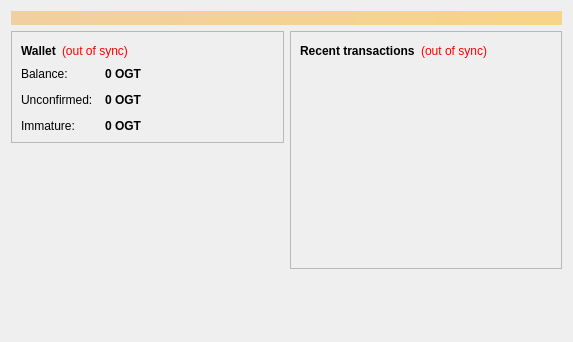
<?xml version="1.0" encoding="UTF-8"?>
<ui version="4.0">
 <class>OverviewPage</class>
 <widget class="QWidget" name="OverviewPage">
  <property name="geometry">
   <rect>
    <x>0</x>
    <y>0</y>
    <width>573</width>
    <height>342</height>
   </rect>
  </property>
  <property name="windowTitle">
   <string>Form</string>
  </property>
  <layout class="QVBoxLayout" name="topLayout">
   <item>
    <widget class="QLabel" name="labelAlerts">
     <property name="visible">
      <bool>false</bool>
     </property>
     <property name="styleSheet">
      <string notr="true">background-color: qlineargradient(x1: 0, y1: 0, x2: 1, y2: 0, stop:0 #F0D0A0, stop:1 #F8D488); color:#000000;</string>
     </property>
     <property name="wordWrap">
      <bool>true</bool>
     </property>
     <property name="margin">
      <number>3</number>
     </property>
    </widget>
   </item>
   <item>
    <layout class="QHBoxLayout" name="horizontalLayout" stretch="1,1">
     <item>
      <layout class="QVBoxLayout" name="verticalLayout_2">
       <item>
        <widget class="QFrame" name="frame">
         <property name="frameShape">
          <enum>QFrame::StyledPanel</enum>
         </property>
         <property name="frameShadow">
          <enum>QFrame::Raised</enum>
         </property>
         <layout class="QVBoxLayout" name="verticalLayout_4">
          <item>
           <layout class="QHBoxLayout" name="horizontalLayout_4">
            <item>
             <widget class="QLabel" name="label_5">
              <property name="font">
               <font>
                <weight>75</weight>
                <bold>true</bold>
               </font>
              </property>
              <property name="text">
               <string>Wallet</string>
              </property>
             </widget>
            </item>
            <item>
             <widget class="QLabel" name="labelWalletStatus">
              <property name="toolTip">
               <string>The displayed information may be out of date. Your wallet automatically synchronizes with the Ojetecoin network after a connection is established, but this process has not completed yet.</string>
              </property>
              <property name="styleSheet">
               <string notr="true">QLabel { color: red; }</string>
              </property>
              <property name="text">
               <string notr="true">(out of sync)</string>
              </property>
              <property name="alignment">
               <set>Qt::AlignLeading|Qt::AlignLeft|Qt::AlignVCenter</set>
              </property>
             </widget>
            </item>
            <item>
             <spacer name="horizontalSpacer_2">
              <property name="orientation">
               <enum>Qt::Horizontal</enum>
              </property>
              <property name="sizeHint" stdset="0">
               <size>
                <width>40</width>
                <height>20</height>
               </size>
              </property>
             </spacer>
            </item>
           </layout>
          </item>
          <item>
           <layout class="QFormLayout" name="formLayout_2">
            <property name="fieldGrowthPolicy">
             <enum>QFormLayout::AllNonFixedFieldsGrow</enum>
            </property>
            <property name="horizontalSpacing">
             <number>12</number>
            </property>
            <property name="verticalSpacing">
             <number>12</number>
            </property>
            <item row="0" column="0">
             <widget class="QLabel" name="label">
              <property name="text">
               <string>Balance:</string>
              </property>
             </widget>
            </item>
            <item row="0" column="1">
             <widget class="QLabel" name="labelBalance">
              <property name="font">
               <font>
                <weight>75</weight>
                <bold>true</bold>
               </font>
              </property>
              <property name="cursor">
               <cursorShape>IBeamCursor</cursorShape>
              </property>
              <property name="toolTip">
               <string>Your current balance</string>
              </property>
              <property name="text">
               <string notr="true">0 OGT</string>
              </property>
              <property name="textInteractionFlags">
               <set>Qt::LinksAccessibleByMouse|Qt::TextSelectableByKeyboard|Qt::TextSelectableByMouse</set>
              </property>
             </widget>
            </item>
            <item row="1" column="0">
             <widget class="QLabel" name="label_3">
              <property name="text">
               <string>Unconfirmed:</string>
              </property>
             </widget>
            </item>
            <item row="1" column="1">
             <widget class="QLabel" name="labelUnconfirmed">
              <property name="font">
               <font>
                <weight>75</weight>
                <bold>true</bold>
               </font>
              </property>
              <property name="cursor">
               <cursorShape>IBeamCursor</cursorShape>
              </property>
              <property name="toolTip">
               <string>Total of transactions that have yet to be confirmed, and do not yet count toward the current balance</string>
              </property>
              <property name="text">
               <string notr="true">0 OGT</string>
              </property>
              <property name="textInteractionFlags">
               <set>Qt::LinksAccessibleByMouse|Qt::TextSelectableByKeyboard|Qt::TextSelectableByMouse</set>
              </property>
             </widget>
            </item>
            <item row="2" column="0">
             <widget class="QLabel" name="labelImmatureText">
              <property name="text">
               <string>Immature:</string>
              </property>
             </widget>
            </item>
            <item row="2" column="1">
             <widget class="QLabel" name="labelImmature">
              <property name="font">
               <font>
                <weight>75</weight>
                <bold>true</bold>
               </font>
              </property>
              <property name="toolTip">
               <string>Mined balance that has not yet matured</string>
              </property>
              <property name="text">
               <string notr="true">0 OGT</string>
              </property>
              <property name="textInteractionFlags">
               <set>Qt::LinksAccessibleByMouse|Qt::TextSelectableByKeyboard|Qt::TextSelectableByMouse</set>
              </property>
             </widget>
            </item>
           </layout>
          </item>
         </layout>
        </widget>
       </item>
       <item>
        <spacer name="verticalSpacer">
         <property name="orientation">
          <enum>Qt::Vertical</enum>
         </property>
         <property name="sizeHint" stdset="0">
          <size>
           <width>20</width>
           <height>40</height>
          </size>
         </property>
        </spacer>
       </item>
      </layout>
     </item>
     <item>
      <layout class="QVBoxLayout" name="verticalLayout_3">
       <item>
        <widget class="QFrame" name="frame_2">
         <property name="frameShape">
          <enum>QFrame::StyledPanel</enum>
         </property>
         <property name="frameShadow">
          <enum>QFrame::Raised</enum>
         </property>
         <layout class="QVBoxLayout" name="verticalLayout">
          <item>
           <layout class="QHBoxLayout" name="horizontalLayout_2">
            <item>
             <widget class="QLabel" name="label_4">
              <property name="text">
               <string>&lt;b&gt;Recent transactions&lt;/b&gt;</string>
              </property>
             </widget>
            </item>
            <item>
             <widget class="QLabel" name="labelTransactionsStatus">
              <property name="toolTip">
               <string>The displayed information may be out of date. Your wallet automatically synchronizes with the Ojetecoin network after a connection is established, but this process has not completed yet.</string>
              </property>
              <property name="styleSheet">
               <string notr="true">QLabel { color: red; }</string>
              </property>
              <property name="text">
               <string notr="true">(out of sync)</string>
              </property>
              <property name="alignment">
               <set>Qt::AlignRight|Qt::AlignTrailing|Qt::AlignVCenter</set>
              </property>
             </widget>
            </item>
            <item>
             <spacer name="horizontalSpacer">
              <property name="orientation">
               <enum>Qt::Horizontal</enum>
              </property>
              <property name="sizeHint" stdset="0">
               <size>
                <width>40</width>
                <height>20</height>
               </size>
              </property>
             </spacer>
            </item>
           </layout>
          </item>
          <item>
           <widget class="QListView" name="listTransactions">
            <property name="styleSheet">
             <string notr="true">QListView { background: transparent; }</string>
            </property>
            <property name="frameShape">
             <enum>QFrame::NoFrame</enum>
            </property>
            <property name="verticalScrollBarPolicy">
             <enum>Qt::ScrollBarAlwaysOff</enum>
            </property>
            <property name="horizontalScrollBarPolicy">
             <enum>Qt::ScrollBarAlwaysOff</enum>
            </property>
            <property name="selectionMode">
             <enum>QAbstractItemView::NoSelection</enum>
            </property>
           </widget>
          </item>
         </layout>
        </widget>
       </item>
       <item>
        <spacer name="verticalSpacer_2">
         <property name="orientation">
          <enum>Qt::Vertical</enum>
         </property>
         <property name="sizeHint" stdset="0">
          <size>
           <width>20</width>
           <height>40</height>
          </size>
         </property>
        </spacer>
       </item>
      </layout>
     </item>
    </layout>
   </item>
  </layout>
 </widget>
 <resources/>
 <connections/>
</ui>
